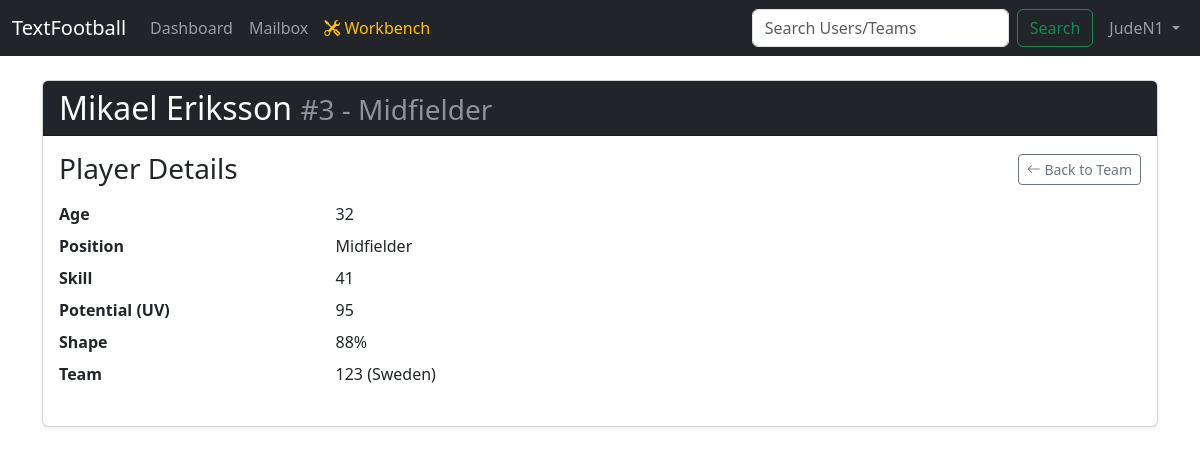
Screenshot of /player/1 (signed in) with the database file from the repository.
### app/models.py (models this page shows, shortened)
class User(db.Model):
    id = db.Column(db.Integer, primary_key=True)
    username = db.Column(db.String(80), unique=True, nullable=False)
    password_hash = db.Column(db.String(128))
    teams = db.relationship('Team', backref='user', lazy=True, cascade="all, delete-orphan")
    sent_messages = db.relationship('Message', foreign_keys='Message.sender_id', backref='sender', lazy=True, cascade="all, delete-orphan")
    received_messages = db.relationship('Message', foreign_keys='Message.recipient_id', backref='recipient', lazy=True, cascade="all, delete-orphan")

class Player(db.Model):
    id = db.Column(db.Integer, primary_key=True)
    name = db.Column(db.String(100), nullable=False)
    age = db.Column(db.Integer, nullable=False)
    position = db.Column(db.Enum(Position), nullable=False)
    skill = db.Column(db.Integer, nullable=False)
    free_kick_ability = db.Column(db.Integer, nullable=False, default=50)
    potential = db.Column(db.Integer, nullable=False)
    shape = db.Column(db.Integer, nullable=False)
    shirt_number = db.Column(db.Integer, nullable=False)
    team_id = db.Column(db.Integer, db.ForeignKey('team.id'), nullable=False)

class Team(db.Model):
    id = db.Column(db.Integer, primary_key=True)
    name = db.Column(db.String(100), unique=True, nullable=False)
    country = db.Column(db.String(50), nullable=False)
    user_id = db.Column(db.Integer, db.ForeignKey('user.id'), nullable=False)
    players = db.relationship('Player', backref='team', lazy=True, cascade="all, delete-orphan")
    league = db.Column(db.String(100), nullable=True, default=None)
    division = db.Column(db.String(50), nullable=True, default=None)
    season = db.Column(db.Integer, nullable=True, default=None)

### app/routes_game.py (the view)
@game_bp.route('/player/<int:player_id>')
def player_page(player_id):
    if 'username' not in session:
        return redirect(url_for('auth_bp.login'))
    player = Player.query.get_or_404(player_id)
    user = User.query.filter_by(username=session['username']).first()
    is_owner = (player.team.user_id == user.id)
    return render_template('player_page.html', player=player, is_owner=is_owner)

### app/__init__.py (called while the page is built)
def create_app():
    app = Flask(__name__)
    app.config['SECRET_KEY'] = 'a_very_secret_key_for_development'
    app.config['SQLALCHEMY_DATABASE_URI'] = 'sqlite:///' + os.path.join(basedir, 'database.db')
    db.init_app(app)
    from .routes_auth import auth_bp
    from .routes_game import game_bp
    app.register_blueprint(auth_bp)
    app.register_blueprint(game_bp)
    @app.context_processor
    def inject_selected_team():
        if 'selected_team_id' in session:
            from .models import Team
            selected_team = Team.query.get(session['selected_team_id'])
            return dict(selected_team=selected_team)
        return dict(selected_team=None)
    def nl2br(value):
        result = value.replace('\n', '<br>\n')
        return Markup(result)
    app.jinja_env.filters['nl2br'] = nl2br
    return app

### app/templates/player_page.html (shortened to what this page needs)
{% extends "base.html" %}
{% block content %}
<div class="card shadow-sm">
    <div class="card-header bg-dark text-white">
        <h1 class="h2 mb-0">{{ player.name }} <small class="text-white-50">#{{ player.shirt_number }} - {{ player.position.value }}</small></h1>
    </div>
    <div class="card-body">
        <div class="d-flex justify-content-between align-items-center mb-3">
            <h3 class="card-title mb-0">Player Details</h3>
            <a href="{{ url_for('game_bp.team_page', team_id=player.team.id) }}" class="btn btn-outline-secondary btn-sm">
                <i class="bi bi-arrow-left"></i> Back to Team
            </a>
        </div>
        <dl class="row">
            <dt class="col-sm-3">Age</dt>
            <dd class="col-sm-9">{{ player.age }}</dd>
            <dt class="col-sm-3">Position</dt>
            <dd class="col-sm-9">{{ player.position.value }}</dd>
            <dt class="col-sm-3">Skill</dt>
            <dd class="col-sm-9">{{ player.skill }}</dd>
            <dt class="col-sm-3">Potential (UV)</dt>
            <dd class="col-sm-9">{{ player.potential }}</dd>
            <dt class="col-sm-3">Shape</dt>
            <dd class="col-sm-9">{{ player.shape }}%</dd>
            <dt class="col-sm-3">Team</dt>
            <dd class="col-sm-9">{{ player.team.name }} ({{ player.team.country }})</dd>
        </dl>
    </div>
</div>
{% endblock %}

### app/templates/base.html (shortened to what this page needs)
<!DOCTYPE html>
<html lang="en">
<head>
    <link href="https://cdn.jsdelivr.net/npm/bootstrap@5.3.3/dist/css/bootstrap.min.css" rel="stylesheet">
    <link rel="stylesheet" href="https://cdn.jsdelivr.net/npm/bootstrap-icons@1.11.3/font/bootstrap-icons.min.css">
</head>
<body>
    <nav class="navbar navbar-expand-lg navbar-dark bg-dark mb-4">
        <div class="container-fluid">
            <a class="navbar-brand" href="{{ url_for('game_bp.index') }}">TextFootball</a>
            <div class="collapse navbar-collapse" id="navbarNav">
                <ul class="navbar-nav me-auto mb-2 mb-lg-0">
                    {% if 'username' in session %}
                        <li class="nav-item">
                            <a class="nav-link" href="{{ url_for('game_bp.dashboard') }}">Dashboard</a>
                        </li>
                        <li class="nav-item">
                            <a class="nav-link" href="{{ url_for('game_bp.mailbox') }}">Mailbox</a>
                        </li>
                        <li class="nav-item">
                            <a class="nav-link text-warning" href="{{ url_for('game_bp.workbench') }}"><i class="bi bi-tools"></i> Workbench</a>
                        </li>
                    {% endif %}
                </ul>
                {% if 'username' in session %}
                    <form class="d-flex" action="{{ url_for('game_bp.search') }}" method="POST">
                        <input class="form-control me-2" type="search" placeholder="Search Users/Teams" aria-label="Search" name="query">
                        <button class="btn btn-outline-success" type="submit">Search</button>
                    </form>
                    <ul class="navbar-nav ms-2">
                        <li class="nav-item dropdown">
                            <a class="nav-link dropdown-toggle" href="#" id="navbarDropdown" role="button" data-bs-toggle="dropdown" aria-expanded="false">
                                {{ session['username'] }}
                            </a>
                        </li>
                    </ul>
                {% endif %}
            </div>
        </div>
    </nav>
    <main class="container">
        {% block content %}{% endblock %}
    </main>
</body>
</html>

### app/templates/base.html (style rules this page uses)
body { background-image: url('https://images.pexels.com/photos/114296/pexels-photo-114296.jpeg'); background-size: cover; background-attachment: fixed; background-position: center; }
.card { background-color: rgba(255, 255, 255, 0.9); }

### rows the page displays
User: username "JudeN1"
Player: name "Mikael Eriksson", shirt_number "3", position.value "Midfielder", age "32", skill "41", potential "95", shape "88"
Team: team.name "123", team.country "Sweden"
